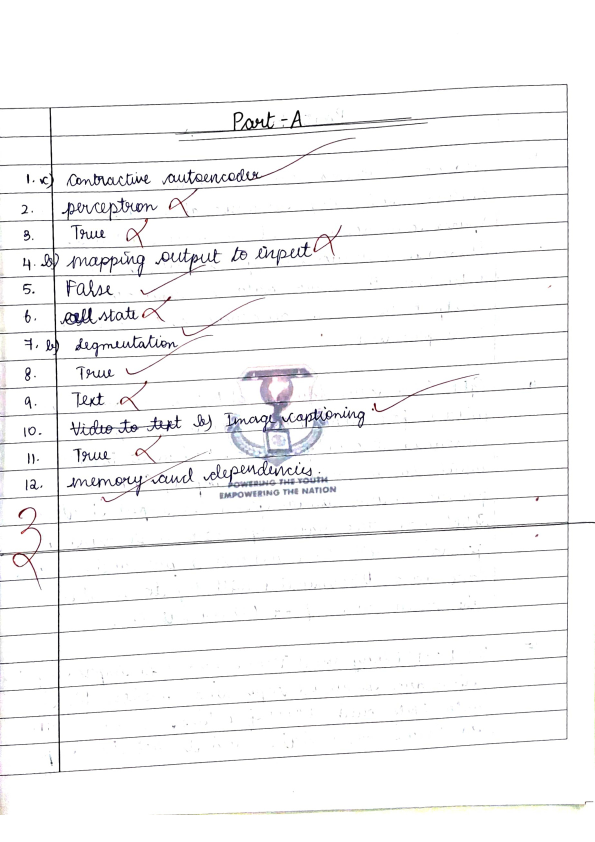
#> input picture images/DL_S1_1_page1.jpg, 1190 x 1684 px (shown at 1/2 size)
$ python imagePreprocessing.py
#> lines starting #> are read from the running program, lines starting #| are printed output that depends on the picture; after the words box and inside, x2 and y2 are one past the last pixel; in counts of white or black regions, pixels touching at a corner belong together
import cv2
import numpy as np

image=cv2.imread("images/DL_S1_1_page1.jpg")
#> image is the input picture: shape (1684, 1190, 3); mean B, G, R 246.1, 245.7, 245.9
imageResized = cv2.resize(image, None, fx=1.5, fy=1.5)

# cv2.imshow("Original", imageResized)
# cv2.waitKey(0)
# cv2.destroyAllWindows()

gray=cv2.cvtColor(imageResized,cv2.COLOR_BGR2GRAY)

# cv2.imshow("grayscale", gray)
# cv2.waitKey(0)
# cv2.destroyAllWindows()

cv2.imwrite("output/gray.jpg",gray)

denoise=cv2.medianBlur(gray,3)

cv2.imwrite("output/denoise.jpg",denoise)

clahe=cv2.createCLAHE(clipLimit=2.0,tileGridSize=(8,8))

contrast=clahe.apply(denoise)

cv2.imwrite("output/contrast.jpg",contrast)

thresh=cv2.adaptiveThreshold(contrast,
    255,
    cv2.ADAPTIVE_THRESH_GAUSSIAN_C,
    cv2.THRESH_BINARY,
    11,
    2)
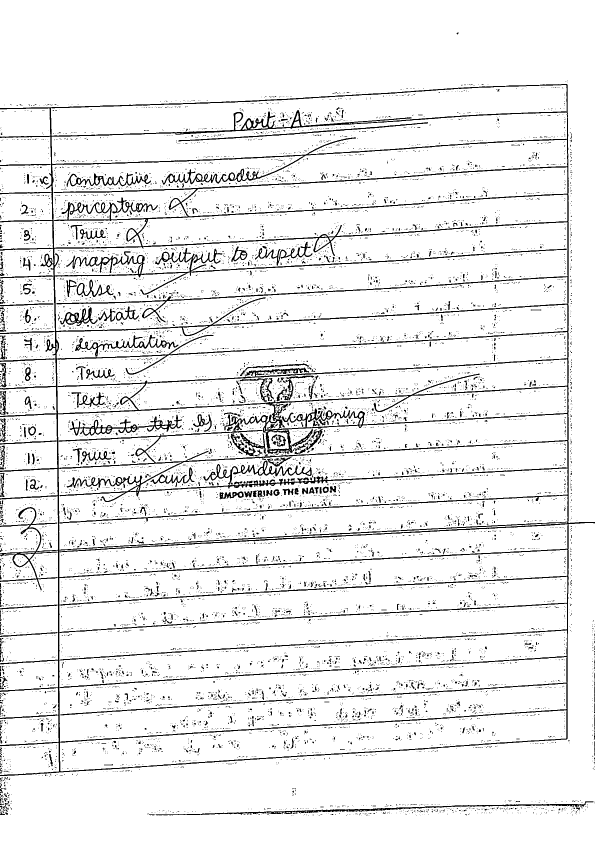
#> thresh: shape (2526, 1785) (shown at 1/3 size); 92.2% white; 13227 black regions (12203 under 20 px), largest, box (x1, y1, x2, y2) and area: (0, 252, 1785, 2328) 208606, (467, 2404, 1781, 2446) 5982, (209, 1244, 546, 1307) 4130

cv2.imwrite("output/threshold.jpg", thresh)

kernel = np.ones((2,2),np.uint8)

result = cv2.dilate(thresh,kernel,iterations=1)
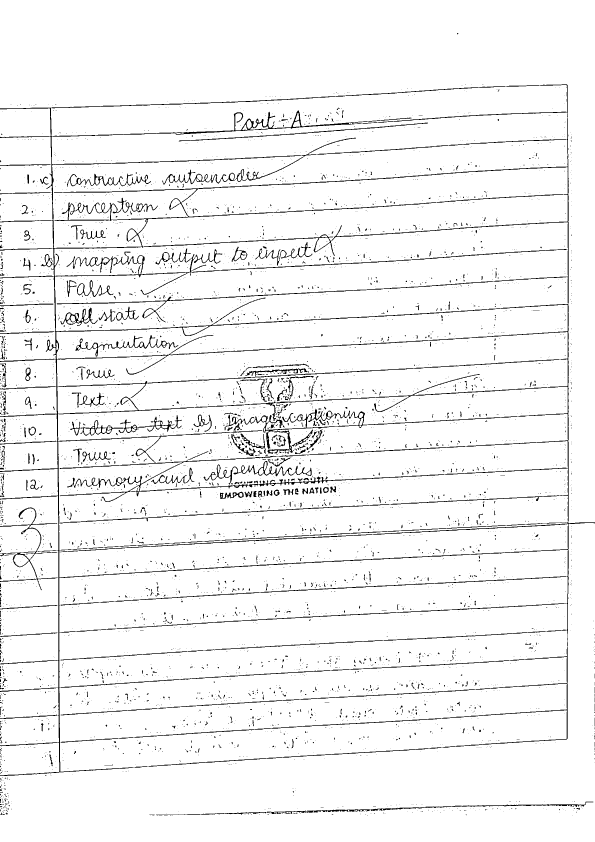
#> result: shape (2526, 1785) (shown at 1/3 size); 95.3% white; black in thin lines or dots
cv2.imwrite("output/result.jpg", result)

$ run again, with images/DL_S1_1_page2_upside_down.jpg copied over images/DL_S1_1_page1.jpg
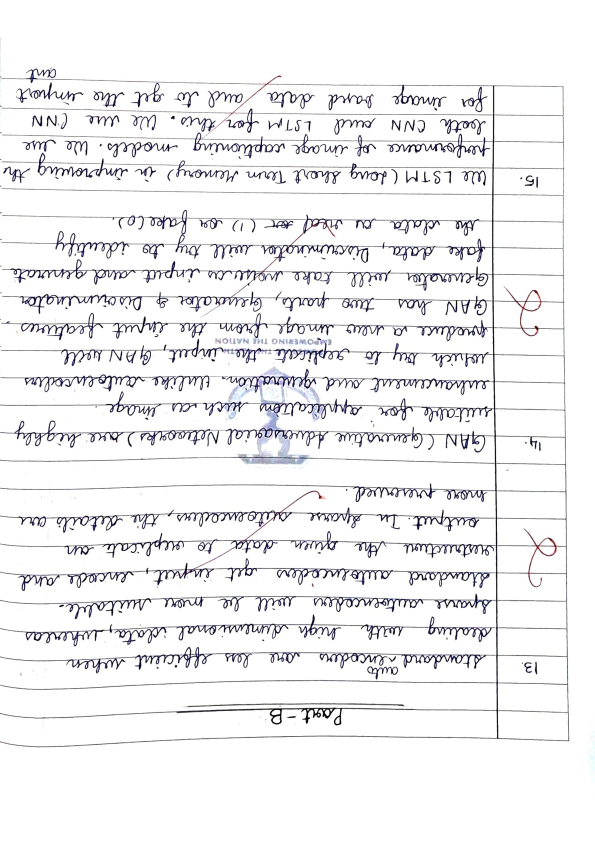
#> input picture images/DL_S1_1_page2_upside_down.jpg, 1190 x 1684 px (shown at 1/2 size)
#> image is the input picture: shape (1684, 1190, 3); mean B, G, R 240.9, 239.4, 239.7
#> `thresh=cv2.adaptiveThreshold(contrast, 255, cv2.ADAPTIVE_THRESH_GAUSSI..`:
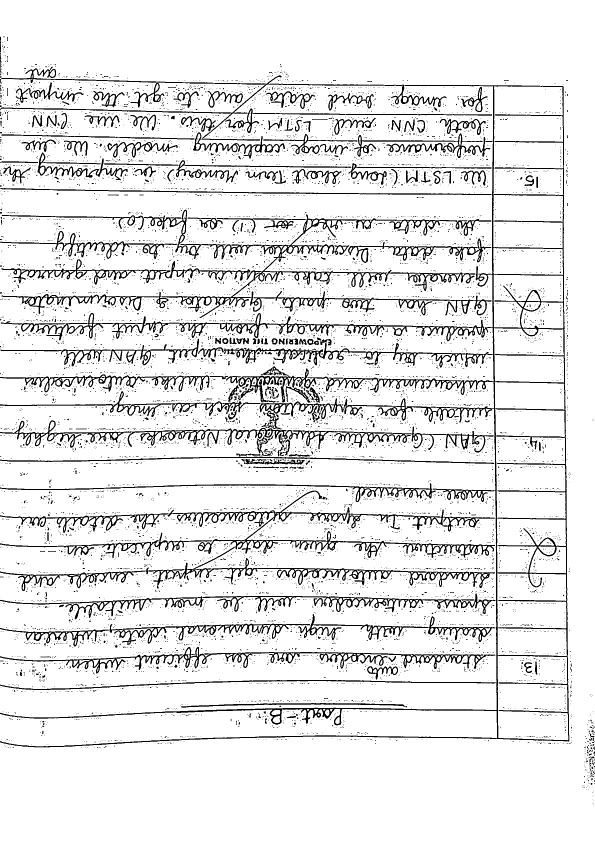
#> thresh: shape (2526, 1785) (shown at 1/3 size); 90.1% white; 11576 black regions (11133 under 20 px), largest, box (x1, y1, x2, y2) and area: (0, 255, 1708, 2242) 86087, (3, 629, 1475, 954) 40124, (0, 1472, 1485, 1773) 37376
#> `result = cv2.dilate(thresh,kernel,iterations=1)`:
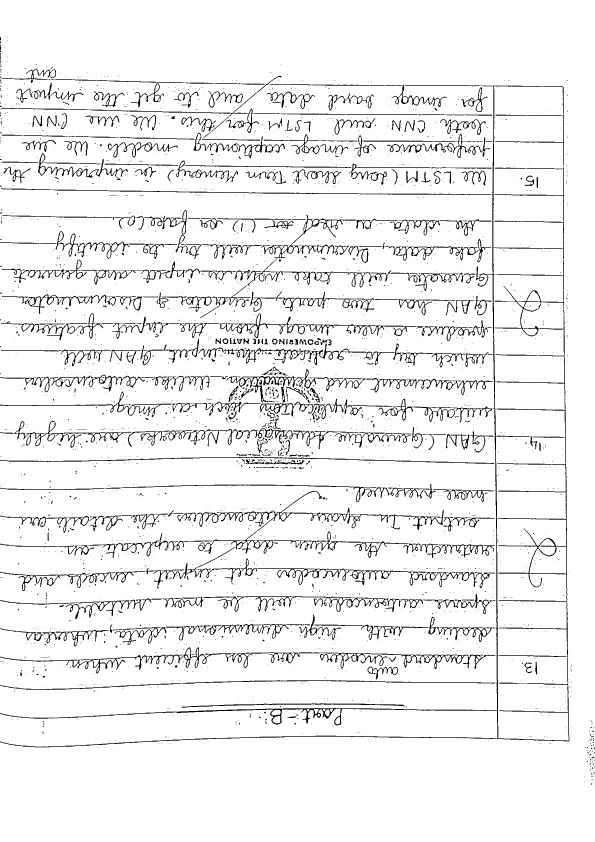
#> result: shape (2526, 1785) (shown at 1/3 size); 93.8% white; 3469 black regions (3179 under 20 px), largest, box (x1, y1, x2, y2) and area: (0, 256, 1708, 2225) 47188, (438, 1473, 1485, 1766) 20922, (5, 644, 1426, 954) 16288
